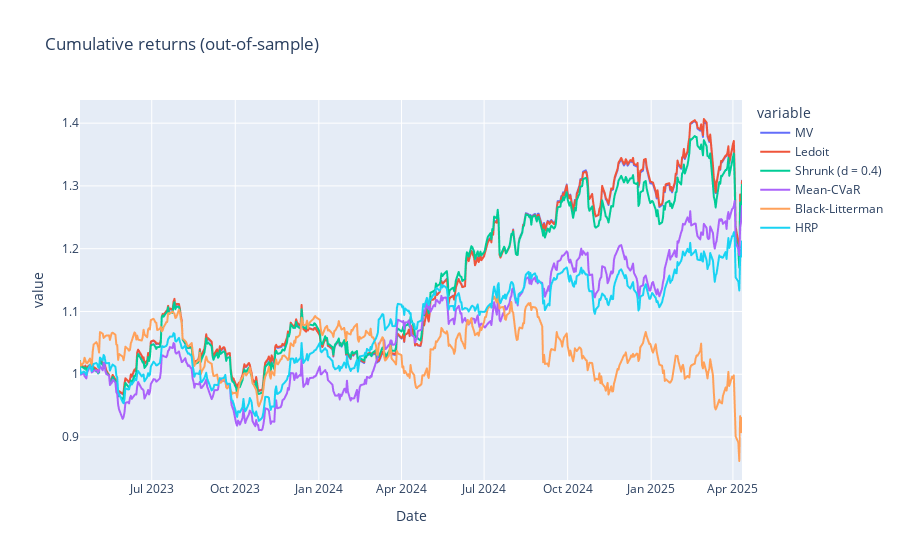

The notebook cell this image was saved under:
### Code cell
out_of_sample = {
    'MV': sum(returns_test[ticker] * weights_classic[ticker] for ticker in prices.columns),
    'Ledoit': sum(returns_test[ticker] * weights_ledoit[ticker] for ticker in prices.columns),
    'Shrunk (d = 0.4)': sum(returns_test[ticker] * weights_shrink[ticker] for ticker in prices.columns),
    'Mean-CVaR': sum(returns_test[ticker] * weights_cvar[ticker] for ticker in prices.columns),
    'Black-Litterman': sum(returns_test[ticker] * weights_bl[ticker] for ticker in prices.columns),
    'HRP': sum(returns_test[ticker] * weights_hrp[ticker] for ticker in prices.columns)
}

out_of_sample_returns = pd.DataFrame(out_of_sample)
out_of_sample_cumulative_returns = (1 + out_of_sample_returns).cumprod()
out_of_sample_cumulative_returns_max = out_of_sample_cumulative_returns.cummax()
out_of_sample_drawdowns = (out_of_sample_cumulative_returns - out_of_sample_cumulative_returns_max)/out_of_sample_cumulative_returns_max

px.line(out_of_sample_cumulative_returns, title = 'Cumulative returns (out-of-sample)')

### Figure 1 — Plotly figure (JSON) as saved in the notebook; plotly's stock layout.template omitted (floating-point values rounded to 4 significant figures; data arrays with more than 128 entries replaced by an {"elided": "..."} marker saying what was removed)
{"data": [{"hovertemplate": "variable=MV<br>Date=%{x}<br>value=%{y}<extra></extra>", "legendgroup": "MV", "line": {"color": "#636efa", "dash": "solid"}, "marker": {"symbol": "circle"}, "mode": "lines", "name": "MV", "showlegend": true, "type": "scattergl", "x": {"elided": "502 str values"}, "xaxis": "x", "y": {"elided": "502 float values"}, "yaxis": "y"}, {"hovertemplate": "variable=Ledoit<br>Date=%{x}<br>value=%{y}<extra></extra>", "legendgroup": "Ledoit", "line": {"color": "#EF553B", "dash": "solid"}, "marker": {"symbol": "circle"}, "mode": "lines", "name": "Ledoit", "showlegend": true, "type": "scattergl", "x": {"elided": "502 str values"}, "xaxis": "x", "y": {"elided": "502 float values"}, "yaxis": "y"}, {"hovertemplate": "variable=Shrunk (d = 0.4)<br>Date=%{x}<br>value=%{y}<extra></extra>", "legendgroup": "Shrunk (d = 0.4)", "line": {"color": "#00cc96", "dash": "solid"}, "marker": {"symbol": "circle"}, "mode": "lines", "name": "Shrunk (d = 0.4)", "showlegend": true, "type": "scattergl", "x": {"elided": "502 str values"}, "xaxis": "x", "y": {"elided": "502 float values"}, "yaxis": "y"}, {"hovertemplate": "variable=Mean-CVaR<br>Date=%{x}<br>value=%{y}<extra></extra>", "legendgroup": "Mean-CVaR", "line": {"color": "#ab63fa", "dash": "solid"}, "marker": {"symbol": "circle"}, "mode": "lines", "name": "Mean-CVaR", "showlegend": true, "type": "scattergl", "x": {"elided": "502 str values"}, "xaxis": "x", "y": {"elided": "502 float values"}, "yaxis": "y"}, {"hovertemplate": "variable=Black-Litterman<br>Date=%{x}<br>value=%{y}<extra></extra>", "legendgroup": "Black-Litterman", "line": {"color": "#FFA15A", "dash": "solid"}, "marker": {"symbol": "circle"}, "mode": "lines", "name": "Black-Litterman", "showlegend": true, "type": "scattergl", "x": {"elided": "502 str values"}, "xaxis": "x", "y": {"elided": "502 float values"}, "yaxis": "y"}, {"hovertemplate": "variable=HRP<br>Date=%{x}<br>value=%{y}<extra></extra>", "legendgroup": "HRP", "line": {"color": "#19d3f3", "dash": "solid"}, "marker": {"symbol": "circle"}, "mode": "lines", "name": "HRP", "showlegend": true, "type": "scattergl", "x": {"elided": "502 str values"}, "xaxis": "x", "y": {"elided": "502 float values"}, "yaxis": "y"}], "layout": {"legend": {"title": {"text": "variable"}, "tracegroupgap": 0}, "title": {"text": "Cumulative returns (out-of-sample)"}, "xaxis": {"anchor": "y", "domain": [0, 1], "title": {"text": "Date"}}, "yaxis": {"anchor": "x", "domain": [0, 1], "title": {"text": "value"}}}}
